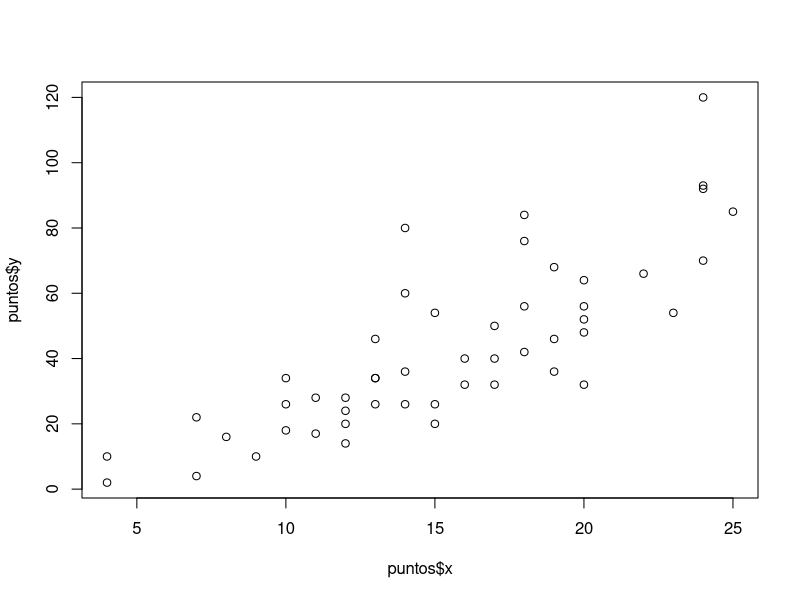

Reproduce this figure in R.


# --------------------------------------------------------------
# LISTAS
# --------------------------------------------------------------

lista <- list(1,2,3,4,5)

puntos <- list(x = cars[,1], y = cars[,2])
plot(puntos)

familia <- list(padre="peter", 
                madre="maria", 
                numero.hijos=3, 
                nombre.hijos=c("juan","carlos","eva"),
                edades.hijos=c(7,5,3),
                ciudad="madrid")


# --------------------------------------------------------------
# MATRICES
# --------------------------------------------------------------

# --------------------------------------------------------------
# Declaración de matrices
# --------------------------------------------------------------

matrix(1:6)

matrix(1:6, nrow=2)

matrix(1:6, ncol=2)


# --------------------------------------------------------------
# Funciones de matrices
# --------------------------------------------------------------

m <- matrix(1:6, nrow=2)

dim(m)


dimnames(m)<-list(c("edad","peso"), c("paco","juan","maria"))


dimnames(m)


colnames(m)


rownames(m)


mode(m)


length(m)


is.matrix(m)


m[1,2]


m[,1]


m[1,]


apply(m,1, mean)


apply(m,2, mean)


apply(m,1, sum)


apply(m,1, summary)


cbind(m,c(9,9)) 


rbind(m,c(9,9,9))


# --------------------------------------------------------------
# ARRAYS
# --------------------------------------------------------------

datos<-array(c(45,46,65,55,170,167,48,49,68,56,169,165),c(2,3,2)) 
dimnames(datos)<-list(c("hombres","mujeres"),c("edad","peso","altura"), c("cadiz","soria"))

datos

apply(datos,2,mean)

